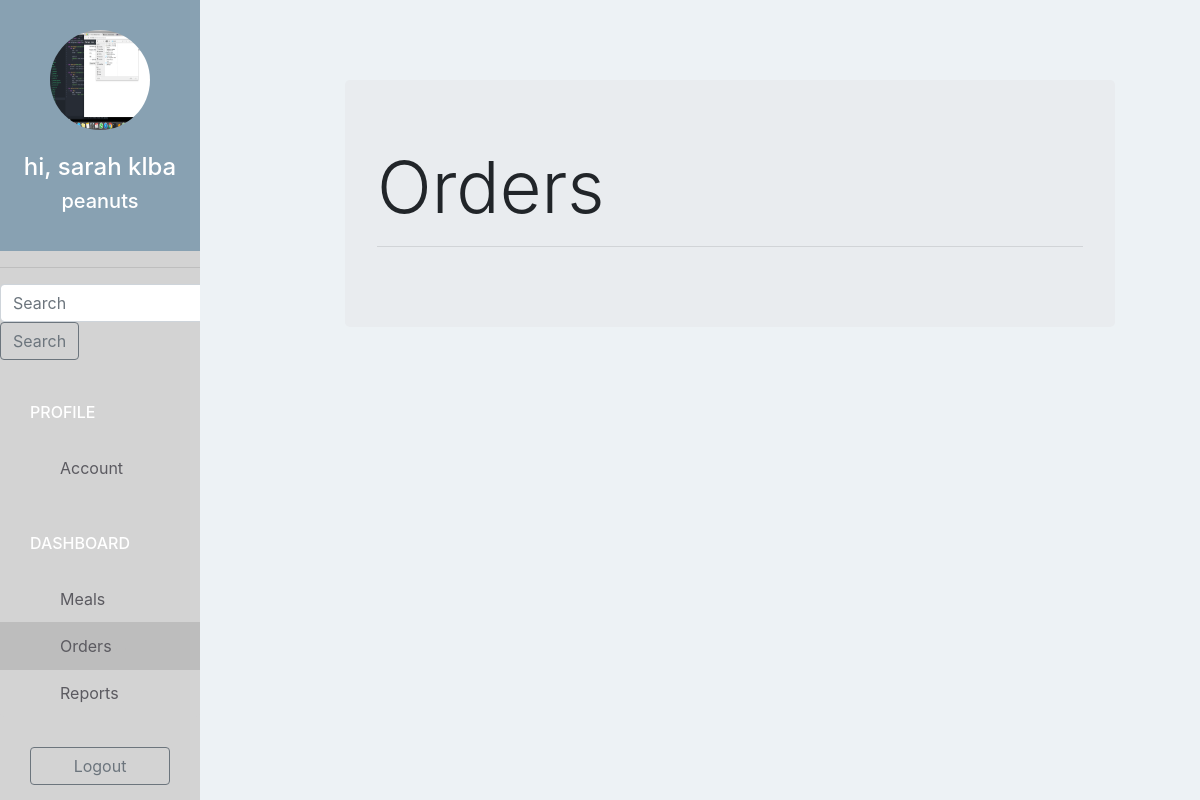
The page /restaurant/order/ (signed in) on the database as committed earlier.
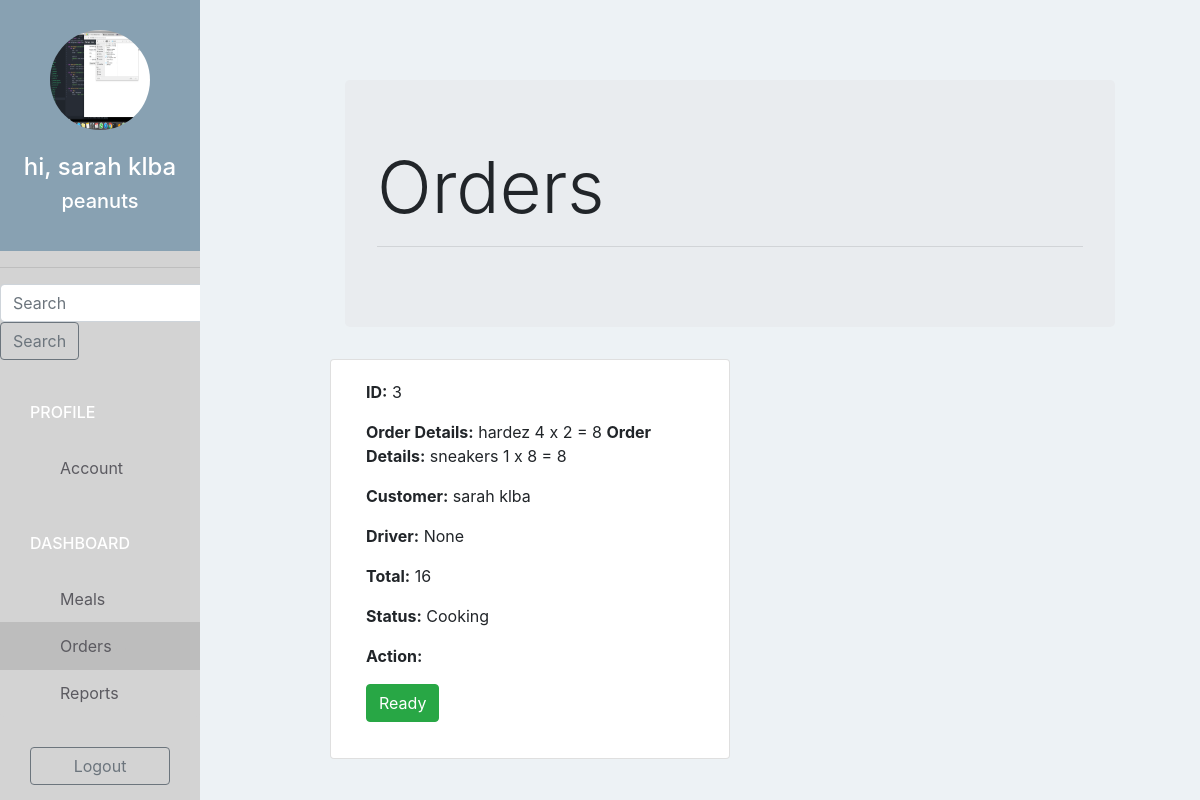
The same page on the database as committed later.
### taxiapp/models.py (models this page shows, shortened)
class Restaurant(models.Model):
    user = models.OneToOneField(User, on_delete=models.CASCADE, related_name='restaurant')
    name = models.CharField(max_length=400)
    phone = models.CharField(max_length=220)
    address = models.CharField(max_length=500)
    logo = models.ImageField(upload_to='restaurant_logo/', blank=False, null=True)

class Order(models.Model):
    COOKING = 1
    READY = 2
    ONTHEWAY = 3
    DELIVERED = 4
    STATUS_CHOICES = (
        (COOKING, "Cooking"),
        (READY, "Ready"),
        (ONTHEWAY, "On the way"),
        (DELIVERED, "Delivered"),
    )
    customer = models.ForeignKey(Customer, on_delete=models.CASCADE,)
    restaurant = models.ForeignKey(Restaurant, on_delete=models.CASCADE,)
    driver = models.ForeignKey(Driver, on_delete=models.CASCADE, blank = True, null = True)
    address = models.CharField(max_length=500)
    total = models.IntegerField()
    status = models.IntegerField(choices = STATUS_CHOICES)
    created_at = models.DateTimeField(default = timezone.now)
    picked_at = models.DateTimeField(blank = True, null = True)

class OrderDetails(models.Model):
    order = models.ForeignKey(Order, on_delete=models.CASCADE, related_name='order_details')
    meal = models.ForeignKey(Meal, on_delete=models.CASCADE,)
    quantity = models.IntegerField()
    sub_total = models.IntegerField()

class Meal(models.Model):
    restaurant = models.ForeignKey(Restaurant, on_delete=models.CASCADE,)
    name = models.CharField(max_length=500)
    short_description = models.CharField(max_length=500)
    image = models.ImageField(upload_to='meal_images/', blank=False)
    price = models.IntegerField(default=0)

class Customer(models.Model):
    user = models.OneToOneField(User, on_delete=models.CASCADE, related_name='customer')
    avatar = models.CharField(max_length=500)
    phone = models.CharField(max_length=500, blank=True)
    address = models.CharField(max_length=500, blank=True)
    def __str__(self):
        return self.user.get_full_name()

### taxiapp/views.py (the view)
# urls.py: path('restaurant/order/', views.restaurant_order, name="restaurant_order"),
@login_required(login_url='/restaurant/login/')
def restaurant_order(request):
    if request.method == "POST":
        order = Order.objects.get(id = request.POST['id'], restaurant= request.user.restaurant)
        if order.status == Order.COOKING:
            order.status = Order.READY
            order.save()
    orders = Order.objects.filter(restaurant = request.user.restaurant).order_by("-id")
    return render(request, 'order.html', {"orders": orders,})

### taxiapp/templates/order.html (shortened to what this page needs)
{% extends "restaurant.html" %}
{% block content %}
<div class="container-fluid" style="width: 50rem;">
<div class="col-lg-offset-2 col-lg-14">
    <div class="jumbotron">
		<h1 class="display-3">Orders</h1>
    <hr/>
   	</div>
    <div>
      <div class="row">
        {% for order in orders %}
        <div class=" card col-xs-12 col-md-6" style="width: 40rem;">
          <div class= card-body>
            <p class="card-text"><strong>ID:</strong> {{order.id}}</p>
            <p class="card-text">
              {% for od in order.order_details.all %}
              <strong>Order Details:</strong> {{ od.meal.name }}  {{ od.meal.price}} x {{ od.quantity }} = {{ od.sub_total }}
              {% endfor %}
            </p>
            <p class="card-text"><strong>Customer:</strong> {{order.customer}}</p>
            <p class="card-text"><strong>Driver:</strong> {{order.driver}}</p>
            <p class="card-text"><strong>Total:</strong> {{order.total}}</p>
            <p class="card-text"><strong>Status:</strong> {{order.get_status_display}}</p>
            <p class="card-text"><strong>Action:</strong>
              {% if order.status == 1 %}
                <form method="POST">
                  <button type="submit" class="btn btn-success">Ready</button>
                </form>
              {% endif %}
            </p>
          </div>
        </div>
        {% endfor %}
      </div>
    </div>
</div>
</div>
{% endblock content %}

### taxiapp/templates/restaurant.html (shortened to what this page needs)
{% extends "base.html" %}
{% block sidebar%}
  {% url 'restaurant_account' as account_url %}
  {% url 'restaurant_meal' as meal_url %}
  {% url 'restaurant_order' as order_url %}
  {% url 'restaurant_report' as report_url %}
  <div class="text-center">
    <img class="img-circle" src="{{user.restaurant.logo.url}}" width="100" height="100" />
    <br/>
    <br/>
    <h4> hi, {{ user.get_full_name }} </h4>
    <h5> {{ user.restaurant.name }} </h5>
  </div>
  <hr/>
  <div class="list-group">
    <form class="form-inline my-2 my-lg-0" action="{% url 'home' %}" method="GET">
      <input class="form-control mr-sm-2" name='q' type="search" placeholder="Search" aria-label="Search">
      <button class="btn btn-outline-secondary my-2 my-sm-0" type="submit">Search</button>
    </form>
    <span class="text-uppercase"> Profile </span>
    <a href="{% url 'restaurant_account' %}" class="list-group-item {%if request.path == account_url %} active {%endif%}">Account</a>
    <span class="text-uppercase"> DashBoard</span>
    <a href="{% url 'restaurant_meal' %}" class="list-group-item {%if request.path == meal_url %} active {%endif%}">Meals</a>
    <a href="{% url 'restaurant_order' %}" class="list-group-item {%if request.path == order_url %} active {%endif%}">
      Orders
      <span class="badge">
      </span>
    </a>
    <a href="{% url 'restaurant_report' %}" class="list-group-item {%if request.path == report_url %} active {%endif%}">Reports</a>
  </div>
  {% if request.user.is_authenticated %}
  <div class="text-center">
    <a class="btn btn-outline-secondary" href="{% url 'logout'%}"> Logout </a>
  </div>
  {% else %}
  <div class="text-center">
    <a class="nav-link" href="{% url 'login' %}">Login</a>
    <a class="nav-link" href="{% url 'signup' %}">Signup</a>
  </div>
  {% endif %}
{% endblock sidebar %}

### taxiapp/templates/base.html (shortened to what this page needs)
<!DOCTYPE html>
{% load static %}
<html>
<head>
	<link rel="stylesheet" href="{% static 'css/bootstrap.min.css' %}">
	<link href="https://maxcdn.bootstrapcdn.com/font-awesome/4.7.0/css/font-awesome.min.css" rel="stylesheet">
	<link rel="stylesheet" href="{% static 'css/style.css' %}">
</head>
<body>
	<div class="container">
		<div class="row">
			<div class="col-lg-2 col-md-2 col-sm-2 sidebar">
				{%block sidebar%}
				{%endblock sidebar%}
			</div>
			<div class="col-lg-10 col-lg-offset-2 col-md-10 col-md-offset-2 col-sm-10  col-sm-offset-2 content">
				{% block content %}
				{% endblock content %}
			</div>
</body>
</html>

### taxiapp/static/css/style.css (style rules this page uses)
body { padding-top: 50px; background-color: #EDF2F5; overflow: auto; }
.img-circle { border-radius: 50%; }
.sidebar { height: 100vh; position: fixed; top: 0; left: 0; padding: 0; background-color: #D3D3D3; overflow: auto; }
.sidebar > div:first-child { padding: 30px 10px; font-weight: bold; font-size: 15px; background-color: #88A1B2; }
.sidebar > div:first-child > h4 { color: #FFFFFF; }
.sidebar > div:first-child > h5 { color: #FFFFFF; }
.sidebar .list-group { padding: 0; background-color: #D3D3D3; }
.sidebar .list-group > span { color: #FFFFFF; display: block; margin-top: 20px; padding: 20px 30px; font-size: 16px; font-weight: 500; }
.sidebar .list-group .list-group-item, .sidebar .list-group .list-group-item:focus { background-color: #D3D3D3; color: #5b5a60; border: 0; padding-left: 60px; padding-right: 30px; }
.sidebar .list-group .list-group-item.active, .sidebar .list-group .list-group-item:hover { background-color: #bdbdbd; color: #5b5a60; }
.sidebar .list-group .list-group-item .badge, .sidebar .list-group .list-group-item.active .badge { background-color: #bdbdbd; color: #5b5a60; }
.sidebar > div:last-child { padding: 30px; }
.sidebar > div:last-child .btn { width: 100%; }
.content { padding-top: 30px; padding-right: 30px; padding-bottom: 30px; padding-left: 300px; }

Rows that differ between the two databases and show on the page:
added Order: id "3", customer "sarah klba", driver "None", total "16", status "Cooking"
added OrderDetails: meal.name "hardez", meal.price "4", quantity "2", sub_total "8"
added OrderDetails: meal.name "sneakers", meal.price "1", quantity "8", sub_total "8"
